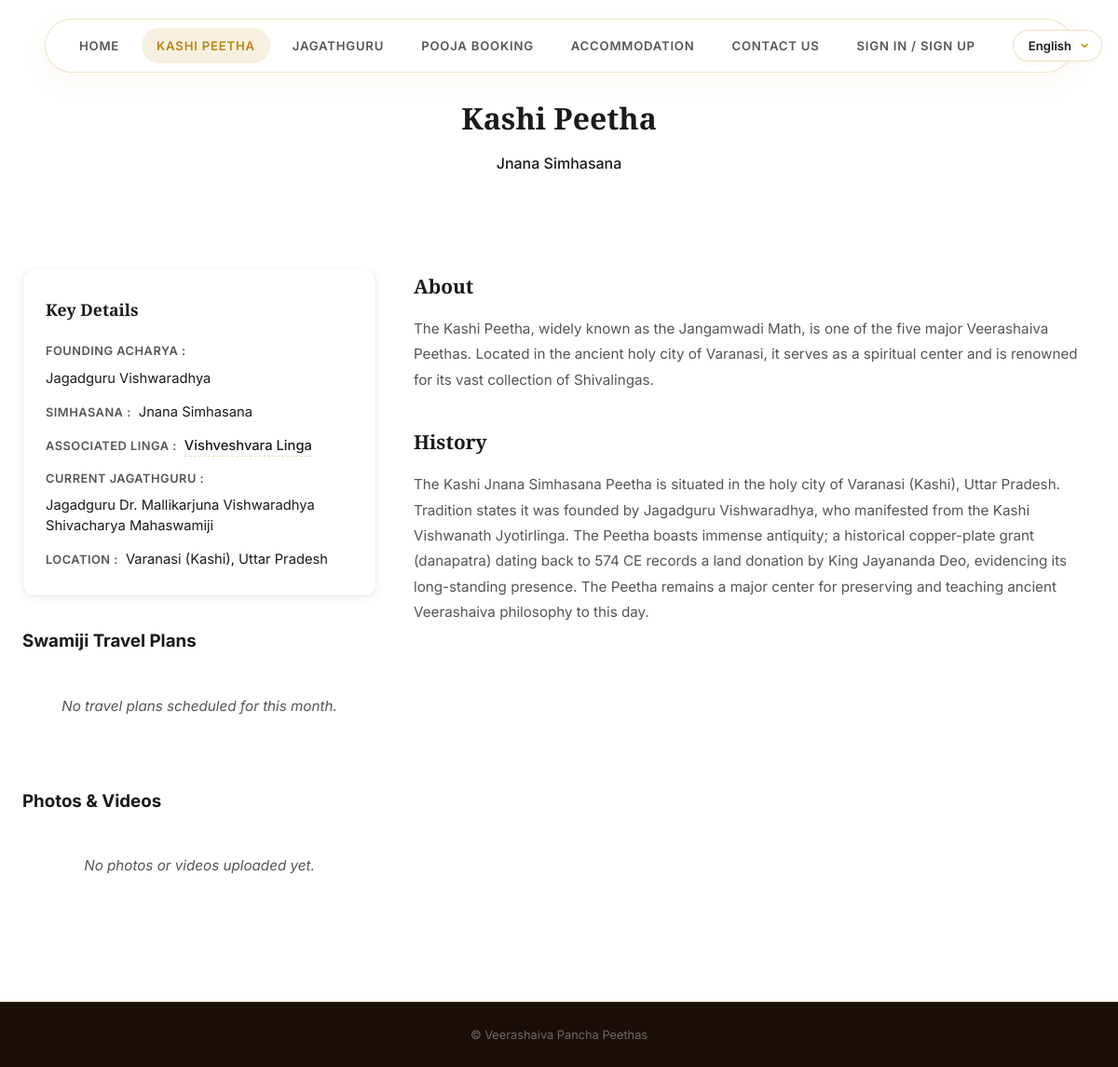
The app's page /peetha/kashi/ with its own data.
### peethas/models.py (models this page shows, shortened)
class Peetha(models.Model):
    name = models.CharField(max_length=200)
    slug = models.SlugField(unique=True)
    acharya = models.CharField(max_length=200, help_text="Founding Acharya name")
    simhasana = models.CharField(max_length=200, help_text="Name of the Simhasana (throne)")
    location = models.CharField(max_length=300)
    state = models.CharField(max_length=100, blank=True)
    current_swamiji = models.CharField(max_length=400, blank=True)
    associated_linga = models.CharField(max_length=200)
    associated_linga_map_url = models.URLField(blank=True, help_text="Google Maps URL for the associated Linga location")
    color = models.CharField(max_length=50, help_text="CSS color for this Peetha")
    description = models.TextField(help_text="Brief summary")
    history = models.TextField(help_text="Detailed history and origin story")
    order = models.PositiveIntegerField(default=0)
    swamiji_photo = models.ImageField(upload_to='peetha_media/swamiji/', blank=True, null=True, help_text="Photo of the current Jagathguru")
    swamiji_bio = models.TextField(blank=True, help_text="Biography of the current Jagathguru")
    contact_phone = models.CharField(max_length=50, blank=True)
    contact_email = models.EmailField(blank=True)
    contact_address = models.TextField(blank=True)
    live_youtube_url = models.URLField(blank=True, null=True, help_text="YouTube Live stream URL (leave blank if not active)")
    live_youtube_title = models.CharField(max_length=200, blank=True, null=True, help_text="Custom title for the live stream (defaults to 'Swamiji Divine Live Stream' if blank)")
    name_kn = models.CharField(max_length=200, blank=True)
    acharya_kn = models.CharField(max_length=200, blank=True)
    simhasana_kn = models.CharField(max_length=200, blank=True)
    location_kn = models.CharField(max_length=300, blank=True)
    current_swamiji_kn = models.CharField(max_length=400, blank=True)
    associated_linga_kn = models.CharField(max_length=200, blank=True)
    description_kn = models.TextField(blank=True)
    history_kn = models.TextField(blank=True)
    name_mr = models.CharField(max_length=200, blank=True)
    acharya_mr = models.CharField(max_length=200, blank=True)
    simhasana_mr = models.CharField(max_length=200, blank=True)
    location_mr = models.CharField(max_length=300, blank=True)
    current_swamiji_mr = models.CharField(max_length=400, blank=True)
    associated_linga_mr = models.CharField(max_length=200, blank=True)
    description_mr = models.TextField(blank=True)
    history_mr = models.TextField(blank=True)
    name_hi = models.CharField(max_length=200, blank=True)
    acharya_hi = models.CharField(max_length=200, blank=True)
    simhasana_hi = models.CharField(max_length=200, blank=True)
    location_hi = models.CharField(max_length=300, blank=True)
    current_swamiji_hi = models.CharField(max_length=400, blank=True)
    associated_linga_hi = models.CharField(max_length=200, blank=True)
    description_hi = models.TextField(blank=True)
    history_hi = models.TextField(blank=True)
    name_te = models.CharField(max_length=200, blank=True)
    acharya_te = models.CharField(max_length=200, blank=True)
    simhasana_te = models.CharField(max_length=200, blank=True)
    location_te = models.CharField(max_length=300, blank=True)
    current_swamiji_te = models.CharField(max_length=400, blank=True)
    associated_linga_te = models.CharField(max_length=200, blank=True)
    description_te = models.TextField(blank=True)
    history_te = models.TextField(blank=True)
    name_ta = models.CharField(max_length=200, blank=True)
    acharya_ta = models.CharField(max_length=200, blank=True)
    simhasana_ta = models.CharField(max_length=200, blank=True)
    location_ta = models.CharField(max_length=300, blank=True)
    current_swamiji_ta = models.CharField(max_length=400, blank=True)
    associated_linga_ta = models.CharField(max_length=200, blank=True)
    description_ta = models.TextField(blank=True)
    history_ta = models.TextField(blank=True)
    name_ml = models.CharField(max_length=200, blank=True)
    acharya_ml = models.CharField(max_length=200, blank=True)
    simhasana_ml = models.CharField(max_length=200, blank=True)
    location_ml = models.CharField(max_length=300, blank=True)
    current_swamiji_ml = models.CharField(max_length=400, blank=True)
    associated_linga_ml = models.CharField(max_length=200, blank=True)
    description_ml = models.TextField(blank=True)
    history_ml = models.TextField(blank=True)
    class Meta:
        ordering = ['order']

### peethas/views.py (the view, shortened to what this page needs)
# urls.py: path('peetha/<slug:slug>/', views.peetha_detail, name='peetha_detail'),
def peetha_detail(request, slug):
    lang = get_language(request)
    peetha = get_object_or_404(Peetha, slug=slug)
    peetha = translate_object(peetha, lang)
    today = datetime.date.today()
    start_of_current_month = datetime.date(today.year, today.month, 1)
    travel_plans_qs = TravelPlan.objects.filter(
        peetha=peetha,
        start_date__gte=start_of_current_month
    ).order_by('start_date')
    grouped_plans = []
    current_group = None
    media_list = [translate_object(m, lang) for m in PeethaMedia.objects.filter(peetha=peetha)]
    poojas = [translate_object(p, lang) for p in Pooja.objects.filter(peetha=peetha, is_active=True)]
    show_admin_button = request.user.is_authenticated
    overall_flag, _ = FeatureFlag.objects.get_or_create(
        name=f"{slug}_overall",
        defaults={'is_enabled': True, 'description': f"Overall Master toggle ({peetha.name})"}
    )
    pooja_flag, _ = FeatureFlag.objects.get_or_create(
        name=f"{slug}_pooja_booking",
        defaults={'is_enabled': True, 'description': f"Pooja Booking flag ({peetha.name})"}
    )
    accommodation_flag, _ = FeatureFlag.objects.get_or_create(
        name=f"{slug}_accommodation",
        defaults={'is_enabled': True, 'description': f"Accommodation flag ({peetha.name})"}
    )
    overall_enabled = overall_flag.is_enabled
    pooja_booking_enabled = overall_enabled and pooja_flag.is_enabled
    accommodation_enabled = overall_enabled and accommodation_flag.is_enabled
    return render(request, 'peethas/peetha_detail.html', {
        'peetha': peetha,
        'lang': lang,
        'labels': TRANSLATIONS[lang],
        'travel_plans_grouped': grouped_plans,
        'media_gallery': media_list,
        'poojas': poojas,
        'show_admin_button': show_admin_button,
        'pooja_booking_enabled': pooja_booking_enabled,
        'accommodation_enabled': accommodation_enabled,
    })

### peethas/templates/peethas/peetha_detail.html (shortened to what this page needs)
{% extends "peethas/index.html" %}
{% load static %}
{% block nav_items %}
<a href="{% url 'peethas:home' %}" class="nav-link">{{ labels.nav_home|default:"Home" }}</a>
<a href="#about" class="nav-link peetha-tab active" data-tab="about">{{ peetha.name }}</a>
{% if peetha.current_swamiji %}
<a href="#jagathguru" class="nav-link peetha-tab" data-tab="jagathguru">{{ labels.nav_jagathguru|default:"Jagathguru" }}</a>
{% endif %}
<a href="#pooja-booking" class="nav-link peetha-tab" data-tab="pooja-booking">{{ labels.nav_pooja_booking|default:"Pooja Booking" }}</a>
<a href="#accommodation" class="nav-link peetha-tab" data-tab="accommodation">Accommodation</a>
<a href="#contact-us" class="nav-link peetha-tab" data-tab="contact-us">{{ labels.nav_contact_us|default:"Contact Us" }}</a>
{% endblock %}
{% block content %}
<section class="detail-hero" style="--peetha-color: var(--peetha-color);">
    <div class="container">
        <div class="detail-hero-content">
            <h2>{{ peetha.name }}</h2>
            <p class="detail-simhasana">{{ peetha.simhasana }}</p>
        </div>
    </div>
</section>
<section class="detail-body peetha-tab-section active" id="tab-about">
    <div class="container">
        <div class="detail-grid">
            <div class="detail-info">
                <div class="info-card" style="--peetha-color: var(--peetha-color);">
                    <h3>{{ labels.key_details }}</h3>
                    <div class="key-details-list">
                        <div class="detail-item">
                            <span class="detail-label">{{ labels.founding_acharya }} :</span>
                            <span class="detail-value">{{ peetha.acharya }}</span>
                        </div>
                        <div class="detail-item">
                            <span class="detail-label">{{ labels.simhasana_label }} :</span>
                            <span class="detail-value">{{ peetha.simhasana }}</span>
                        </div>
                        <div class="detail-item">
                            <span class="detail-label">{{ labels.associated_linga_label }} :</span>
                            <span class="detail-value">
                                {% if peetha.associated_linga_map_url %}
                                    <a href="{{ peetha.associated_linga_map_url }}" target="_blank" rel="noopener noreferrer" class="linga-link">{{ peetha.associated_linga }}</a>
                                {% else %}
                                    {{ peetha.associated_linga }}
                                {% endif %}
                            </span>
                        </div>
                        {% if peetha.current_swamiji %}
                        <div class="detail-item">
                            <span class="detail-label">{{ labels.current_swamiji_label }} :</span>
                            <span class="detail-value">{{ peetha.current_swamiji }}</span>
                        </div>
                        {% endif %}
                        <div class="detail-item">
                            <span class="detail-label">{{ labels.location_label }} :</span>
                            <span class="detail-value">{{ peetha.location }}{% if lang == 'en' and peetha.state %}, {{ peetha.state }}{% endif %}</span>
                        </div>
                    </div>
                </div>
                <div class="content-section" style="margin-top: 32px;">
                    <h3>{{ labels.travel_plans_title }}</h3>
                    <div class="travel-timeline">
                        {% for group in travel_plans_grouped %}
                            <div class="timeline-month-header">
                                <h4>{{ group.month_str }}</h4>
                            </div>
                            <div class="timeline-events">
                                {% for event in group.plans %}
                                    <div class="timeline-event-card" style="--peetha-color: var(--peetha-color);">
                                        <div class="event-date">
                                            <span class="event-day">{{ event.start_date|date:"d" }}</span>
                                            {% if event.end_date %}
                                                <span class="event-date-sep">-</span>
                                                <span class="event-day">{{ event.end_date|date:"d" }}</span>
                                            {% endif %}
                                        </div>
                                        <div class="event-details">
                                            <h5>{{ event.title }}</h5>
                                            <p class="event-location">{{ event.location }}</p>
                                            {% if event.description %}
                                                <p class="event-desc">{{ event.description }}</p>
                                            {% endif %}
                                        </div>
                                    </div>
                                {% endfor %}
                            </div>
                        {% empty %}
                            <p class="no-data-msg">{{ labels.no_travel_plans }}</p>
                        {% endfor %}
                    </div>
                </div>
                <div class="content-section" style="margin-top: 32px;">
                    <h3>{{ labels.media_gallery_title }}</h3>
                    <div class="media-gallery-grid">
                        {% for item in media_gallery %}
                            <div class="gallery-item-card">
                                {% if item.media_type == 'photo' %}
                                    {% if item.photo_file %}
                                        <div class="gallery-image-wrapper" onclick="openLightbox('{{ item.photo_file.url }}', '{{ item.title|escapejs }}', '{{ item.description|escapejs }}')">
                                            <img loading="lazy" src="{{ item.photo_file.url }}" alt="{{ item.title }}">
                                            <div class="gallery-zoom-overlay">View Photo</div>
                                        </div>
                                    {% endif %}
                                {% else %}
                                    {% if item.get_youtube_id %}
                                        <div class="gallery-video-wrapper">
                                            <div class="video-ratio-container">
                                                <iframe src="https://www.youtube-nocookie.com/embed/{{ item.get_youtube_id }}" frameborder="0" allow="accelerometer; autoplay; clipboard-write; encrypted-media; gyroscope; picture-in-picture" allowfullscreen></iframe>
                                            </div>
                                        </div>
                                    {% endif %}
                                {% endif %}
                                <div class="gallery-caption">
                                    <h5>{{ item.title }}</h5>
                                    {% if item.description %}
                                        <p>{{ item.description }}</p>
                                    {% endif %}
                                </div>
                            </div>
                        {% empty %}
                            <p class="no-data-msg">{{ labels.no_media }}</p>
                        {% endfor %}
                    </div>
                </div>
            </div>
            <div class="detail-content">
                <div class="content-section">
                    <h3>{{ labels.about_label }}</h3>
                    <p>{{ peetha.description }}</p>
                </div>
                <div class="content-section">
                    <h3>{{ labels.history_label }}</h3>
                    {{ peetha.history|linebreaks }}
                </div>
            </div>
        </div>
    </div>
</section>
{% endblock %}

### records on screen
Peetha: name "KASHI PEETHA", name "Kashi Peetha", simhasana "Jnana Simhasana", acharya "Jagadguru Vishwaradhya", associated_linga "Vishveshvara Linga", current_swamiji "Jagadguru Dr. Mallikarjuna Vishwaradhya Shivacharya Mahaswamiji", location "Varanasi (Kashi)", state "Uttar Pradesh", description "The Kashi Peetha, widely known as the Jangamwadi Math, is one of the five major Veerashaiva Peethas. Located in the ancient holy city of Varanasi, it serves as a spiritual center and is renowned for its vast collection of Shivalingas.", history "The Kashi Jnana Simhasana Peetha is situated in the holy city of Varanasi (Kashi), Uttar Pradesh. Tradition states it was founded by Jagadguru Vishwaradhya, who manifested from the Kashi Vishwanath Jyotirlinga. The Peetha boasts immense antiquity; a historical copper-plate grant (danapatra) dating back to 574 CE records a land donation by King Jayananda Deo, evidencing its long-standing presence. The Peetha remains a major center for preserving and teaching ancient Veerashaiva philosophy to this day."

### other values on screen
{{ labels.nav_home|default:"Home" }} "HOME"
{{ labels.nav_jagathguru|default:"Jagathguru" }} "JAGATHGURU"
{{ labels.nav_pooja_booking|default:"Pooja Booking" }} "POOJA BOOKING"
{{ labels.nav_contact_us|default:"Contact Us" }} "CONTACT US"
{{ labels.nav_sign_in|default:"Sign In / Sign Up" }} "SIGN IN / SIGN UP"
{{ labels.key_details }} "Key Details"
{{ labels.founding_acharya }} "FOUNDING ACHARYA"
{{ labels.simhasana_label }} "SIMHASANA"
{{ labels.associated_linga_label }} "ASSOCIATED LINGA"
{{ labels.current_swamiji_label }} "CURRENT JAGATHGURU"
{{ labels.location_label }} "LOCATION"
{{ labels.travel_plans_title }} "Swamiji Travel Plans"
{{ labels.no_travel_plans }} "No travel plans scheduled for this month."
{{ labels.media_gallery_title }} "Photos & Videos"
{{ labels.no_media }} "No photos or videos uploaded yet."
